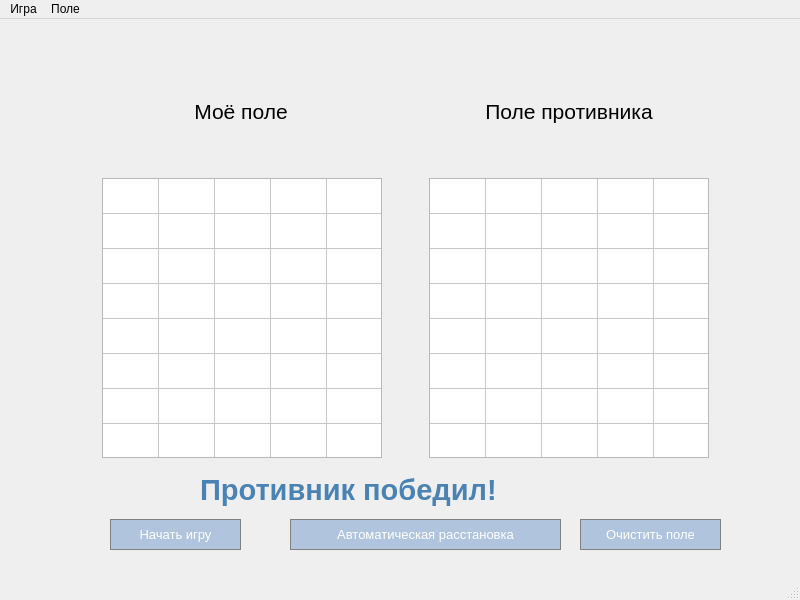
<?xml version="1.0" encoding="UTF-8"?>
<ui version="4.0">
 <class>MainWindow</class>
 <widget class="QMainWindow" name="MainWindow">
  <property name="geometry">
   <rect>
    <x>0</x>
    <y>0</y>
    <width>800</width>
    <height>600</height>
   </rect>
  </property>
  <property name="minimumSize">
   <size>
    <width>800</width>
    <height>600</height>
   </size>
  </property>
  <property name="maximumSize">
   <size>
    <width>800</width>
    <height>600</height>
   </size>
  </property>
  <property name="windowTitle">
   <string>MainWindow</string>
  </property>
  <widget class="QWidget" name="centralWidget">
   <widget class="QPushButton" name="pushButton_place_ships">
    <property name="geometry">
     <rect>
      <x>110</x>
      <y>500</y>
      <width>131</width>
      <height>31</height>
     </rect>
    </property>
    <property name="minimumSize">
     <size>
      <width>0</width>
      <height>0</height>
     </size>
    </property>
    <property name="maximumSize">
     <size>
      <width>500</width>
      <height>50</height>
     </size>
    </property>
    <property name="font">
     <font>
      <pointsize>10</pointsize>
     </font>
    </property>
    <property name="layoutDirection">
     <enum>Qt::LeftToRight</enum>
    </property>
    <property name="styleSheet">
     <string notr="true">QPushButton {
  background-color: #B0C4DE;
  color: white; 
  border: 1px solid gray;
}

QPushButton:pressed {
    background-color: qlineargradient(x1: 0, y1: 0, x2: 0, y2: 1,
                                      stop: 0 #4A82B4, stop: 1 #B0C4DE);
}</string>
    </property>
    <property name="text">
     <string>Начать игру</string>
    </property>
   </widget>
   <widget class="QLabel" name="label_result">
    <property name="geometry">
     <rect>
      <x>200</x>
      <y>440</y>
      <width>481</width>
      <height>61</height>
     </rect>
    </property>
    <property name="font">
     <font>
      <pointsize>22</pointsize>
      <weight>75</weight>
      <bold>true</bold>
     </font>
    </property>
    <property name="styleSheet">
     <string notr="true">QLabel {
  	color: #4A82B4; 
	Alignment: AlignHCenter;
}</string>
    </property>
    <property name="text">
     <string>Противник победил!</string>
    </property>
   </widget>
   <widget class="QWidget" name="layoutWidget">
    <property name="geometry">
     <rect>
      <x>90</x>
      <y>20</y>
      <width>630</width>
      <height>441</height>
     </rect>
    </property>
    <layout class="QHBoxLayout" name="horizontalLayout_fields">
     <item>
      <layout class="QVBoxLayout" name="verticalLayout_2">
       <property name="sizeConstraint">
        <enum>QLayout::SetMinimumSize</enum>
       </property>
       <item>
        <widget class="QLabel" name="label_1">
         <property name="maximumSize">
          <size>
           <width>280</width>
           <height>100</height>
          </size>
         </property>
         <property name="font">
          <font>
           <family>MS Shell Dlg 2</family>
           <pointsize>16</pointsize>
           <weight>9</weight>
           <italic>false</italic>
           <bold>false</bold>
          </font>
         </property>
         <property name="styleSheet">
          <string notr="true">QLabel {
	font: 75 16pt &quot;MS Shell Dlg 2&quot;; 
}</string>
         </property>
         <property name="text">
          <string>Моё поле</string>
         </property>
         <property name="alignment">
          <set>Qt::AlignCenter</set>
         </property>
        </widget>
       </item>
       <item alignment="Qt::AlignHCenter">
        <widget class="QTableWidget" name="tableWidget_myField">
         <property name="sizePolicy">
          <sizepolicy hsizetype="MinimumExpanding" vsizetype="MinimumExpanding">
           <horstretch>0</horstretch>
           <verstretch>0</verstretch>
          </sizepolicy>
         </property>
         <property name="minimumSize">
          <size>
           <width>280</width>
           <height>280</height>
          </size>
         </property>
         <property name="maximumSize">
          <size>
           <width>280</width>
           <height>280</height>
          </size>
         </property>
         <property name="mouseTracking">
          <bool>true</bool>
         </property>
         <property name="contextMenuPolicy">
          <enum>Qt::DefaultContextMenu</enum>
         </property>
         <property name="verticalScrollBarPolicy">
          <enum>Qt::ScrollBarAlwaysOff</enum>
         </property>
         <property name="horizontalScrollBarPolicy">
          <enum>Qt::ScrollBarAlwaysOff</enum>
         </property>
         <property name="autoScroll">
          <bool>false</bool>
         </property>
         <property name="autoScrollMargin">
          <number>16</number>
         </property>
         <property name="wordWrap">
          <bool>true</bool>
         </property>
         <property name="rowCount">
          <number>10</number>
         </property>
         <property name="columnCount">
          <number>10</number>
         </property>
         <attribute name="horizontalHeaderVisible">
          <bool>false</bool>
         </attribute>
         <attribute name="horizontalHeaderDefaultSectionSize">
          <number>56</number>
         </attribute>
         <attribute name="horizontalHeaderHighlightSections">
          <bool>false</bool>
         </attribute>
         <attribute name="horizontalHeaderMinimumSectionSize">
          <number>20</number>
         </attribute>
         <attribute name="verticalHeaderVisible">
          <bool>false</bool>
         </attribute>
         <attribute name="verticalHeaderDefaultSectionSize">
          <number>35</number>
         </attribute>
         <attribute name="verticalHeaderHighlightSections">
          <bool>false</bool>
         </attribute>
         <attribute name="verticalHeaderMinimumSectionSize">
          <number>20</number>
         </attribute>
         <attribute name="verticalHeaderShowSortIndicator" stdset="0">
          <bool>false</bool>
         </attribute>
         <row/>
         <row/>
         <row/>
         <row/>
         <row/>
         <row/>
         <row/>
         <row/>
         <row/>
         <row/>
         <column/>
         <column/>
         <column/>
         <column/>
         <column/>
         <column/>
         <column/>
         <column/>
         <column/>
         <column/>
         <item row="0" column="0">
          <property name="text">
           <string/>
          </property>
          <property name="textAlignment">
           <set>AlignCenter</set>
          </property>
          <property name="flags">
           <set>ItemIsSelectable|ItemIsEditable|ItemIsUserCheckable|ItemIsEnabled</set>
          </property>
         </item>
        </widget>
       </item>
      </layout>
     </item>
     <item>
      <spacer name="horizontalSpacer">
       <property name="orientation">
        <enum>Qt::Horizontal</enum>
       </property>
       <property name="sizeType">
        <enum>QSizePolicy::Fixed</enum>
       </property>
       <property name="sizeHint" stdset="0">
        <size>
         <width>40</width>
         <height>20</height>
        </size>
       </property>
      </spacer>
     </item>
     <item>
      <layout class="QVBoxLayout" name="verticalLayout_3">
       <item>
        <widget class="QLabel" name="label_2">
         <property name="maximumSize">
          <size>
           <width>280</width>
           <height>100</height>
          </size>
         </property>
         <property name="font">
          <font>
           <family>MS Shell Dlg 2</family>
           <pointsize>16</pointsize>
           <weight>9</weight>
           <italic>false</italic>
           <bold>false</bold>
          </font>
         </property>
         <property name="styleSheet">
          <string notr="true">QLabel {
	font: 75 16pt &quot;MS Shell Dlg 2&quot;; 
}

font: 75 20pt &quot;MS Shell Dlg 2&quot;;</string>
         </property>
         <property name="text">
          <string>Поле противника</string>
         </property>
         <property name="alignment">
          <set>Qt::AlignCenter</set>
         </property>
        </widget>
       </item>
       <item>
        <widget class="QTableWidget" name="tableWidget_enemyField">
         <property name="sizePolicy">
          <sizepolicy hsizetype="Fixed" vsizetype="Fixed">
           <horstretch>0</horstretch>
           <verstretch>0</verstretch>
          </sizepolicy>
         </property>
         <property name="minimumSize">
          <size>
           <width>280</width>
           <height>280</height>
          </size>
         </property>
         <property name="maximumSize">
          <size>
           <width>280</width>
           <height>280</height>
          </size>
         </property>
         <property name="styleSheet">
          <string notr="true"/>
         </property>
         <property name="verticalScrollBarPolicy">
          <enum>Qt::ScrollBarAlwaysOff</enum>
         </property>
         <property name="horizontalScrollBarPolicy">
          <enum>Qt::ScrollBarAlwaysOff</enum>
         </property>
         <property name="autoScroll">
          <bool>true</bool>
         </property>
         <property name="showGrid">
          <bool>true</bool>
         </property>
         <property name="wordWrap">
          <bool>true</bool>
         </property>
         <property name="cornerButtonEnabled">
          <bool>true</bool>
         </property>
         <property name="rowCount">
          <number>10</number>
         </property>
         <property name="columnCount">
          <number>10</number>
         </property>
         <attribute name="horizontalHeaderVisible">
          <bool>false</bool>
         </attribute>
         <attribute name="horizontalHeaderDefaultSectionSize">
          <number>56</number>
         </attribute>
         <attribute name="horizontalHeaderHighlightSections">
          <bool>false</bool>
         </attribute>
         <attribute name="horizontalHeaderMinimumSectionSize">
          <number>20</number>
         </attribute>
         <attribute name="verticalHeaderVisible">
          <bool>false</bool>
         </attribute>
         <attribute name="verticalHeaderDefaultSectionSize">
          <number>35</number>
         </attribute>
         <attribute name="verticalHeaderHighlightSections">
          <bool>false</bool>
         </attribute>
         <attribute name="verticalHeaderMinimumSectionSize">
          <number>20</number>
         </attribute>
         <row/>
         <row/>
         <row/>
         <row/>
         <row/>
         <row/>
         <row/>
         <row/>
         <row/>
         <row/>
         <column/>
         <column/>
         <column/>
         <column/>
         <column/>
         <column/>
         <column/>
         <column/>
         <column/>
         <column/>
        </widget>
       </item>
      </layout>
     </item>
    </layout>
   </widget>
   <widget class="QPushButton" name="pushButton_auto_place_ships">
    <property name="geometry">
     <rect>
      <x>290</x>
      <y>500</y>
      <width>271</width>
      <height>31</height>
     </rect>
    </property>
    <property name="font">
     <font>
      <pointsize>10</pointsize>
     </font>
    </property>
    <property name="styleSheet">
     <string notr="true">QPushButton {
  background-color: #B0C4DE;
  color: white; 
  border: 1px solid gray;
}

QPushButton:pressed {
    background-color: qlineargradient(x1: 0, y1: 0, x2: 0, y2: 1,
                                      stop: 0 #4A82B4, stop: 1 #B0C4DE);
}</string>
    </property>
    <property name="text">
     <string>Автоматическая расстановка</string>
    </property>
   </widget>
   <widget class="QPushButton" name="pushButton_clear">
    <property name="geometry">
     <rect>
      <x>580</x>
      <y>500</y>
      <width>141</width>
      <height>31</height>
     </rect>
    </property>
    <property name="font">
     <font>
      <pointsize>10</pointsize>
     </font>
    </property>
    <property name="styleSheet">
     <string notr="true">QPushButton {
  background-color: #B0C4DE;
  color: white; 
  border: 1px solid gray;
}

QPushButton:pressed {
    background-color: qlineargradient(x1: 0, y1: 0, x2: 0, y2: 1,
                                      stop: 0 #4A82B4, stop: 1 #B0C4DE);
}</string>
    </property>
    <property name="text">
     <string>Очистить поле</string>
    </property>
   </widget>
   <zorder>label_result</zorder>
   <zorder>layoutWidget</zorder>
   <zorder>pushButton_place_ships</zorder>
   <zorder>pushButton_auto_place_ships</zorder>
   <zorder>pushButton_clear</zorder>
  </widget>
  <widget class="QStatusBar" name="statusBar"/>
  <widget class="QMenuBar" name="menuBar">
   <property name="geometry">
    <rect>
     <x>0</x>
     <y>0</y>
     <width>800</width>
     <height>31</height>
    </rect>
   </property>
   <property name="styleSheet">
    <string notr="true"/>
   </property>
   <widget class="QMenu" name="menuGame">
    <property name="title">
     <string>Игра</string>
    </property>
    <addaction name="actionnew_game"/>
    <addaction name="actionsave_game"/>
    <addaction name="actionopen_saved_game"/>
   </widget>
   <widget class="QMenu" name="menu">
    <property name="title">
     <string>Поле</string>
    </property>
    <addaction name="action"/>
    <addaction name="action_2"/>
   </widget>
   <addaction name="menuGame"/>
   <addaction name="menu"/>
  </widget>
  <action name="actionnew_game">
   <property name="text">
    <string>Новая игра</string>
   </property>
  </action>
  <action name="actionsave_game">
   <property name="text">
    <string>Сохранить игру</string>
   </property>
  </action>
  <action name="actionopen_saved_game">
   <property name="text">
    <string>Открыть сохраненную игру</string>
   </property>
  </action>
  <action name="action">
   <property name="text">
    <string>Очистить поле</string>
   </property>
  </action>
  <action name="action_2">
   <property name="text">
    <string>Расставить автоматически</string>
   </property>
  </action>
 </widget>
 <layoutdefault spacing="6" margin="11"/>
 <resources/>
 <connections/>
</ui>
